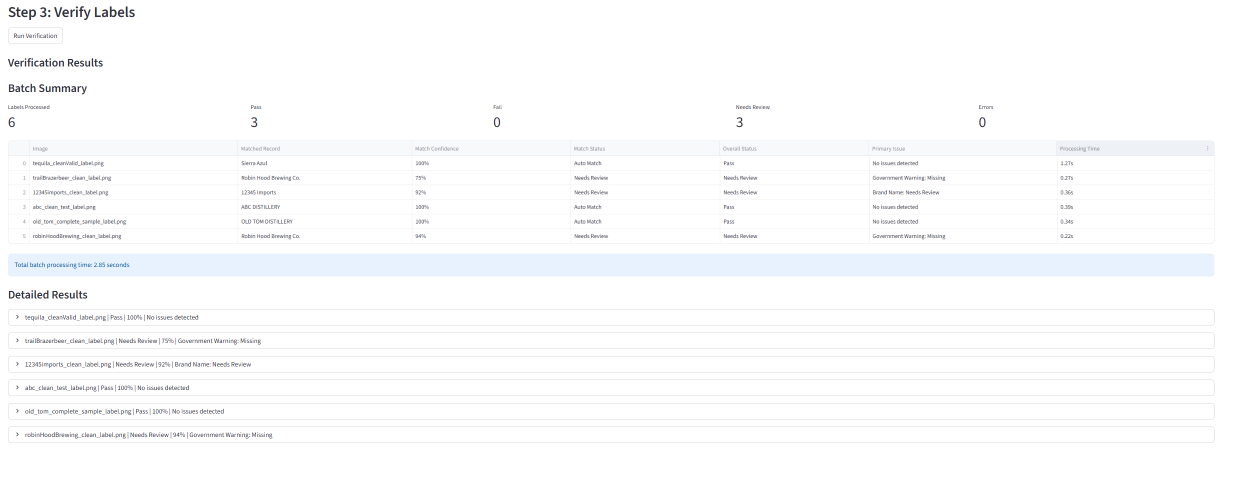
#> input picture media/Clean_batch_test.png, 2467 x 977 px (shown at 1/2 size)
$ python -i ocr_service.py   (imports and definitions only)
#> lines starting #> are read from the running program, lines starting #| are printed output that depends on the picture; after the words box and inside, x2 and y2 are one past the last pixel; in counts of white or black regions, pixels touching at a corner belong together
from PIL import Image
import pytesseract
import cv2
import numpy as np
import re
import time
import os

# [1 line not run here, left out]

if os.name == "nt":
    pytesseract.pytesseract.tesseract_cmd = (
        r"C:\Program Files\Tesseract-OCR\tesseract.exe"
    )

MAX_SECONDS = 5.0
MAX_IMAGE_WIDTH = 1800


def pil_to_cv(image):
    return cv2.cvtColor(np.array(image), cv2.COLOR_RGB2BGR)


def limit_image_size(image):
    width, height = image.size

    if width <= MAX_IMAGE_WIDTH:
        return image

    scale = MAX_IMAGE_WIDTH / width
    new_height = int(height * scale)

    return image.resize((MAX_IMAGE_WIDTH, new_height), Image.LANCZOS)
#> in pil_to_cv, `return cv2.cvtColor(np.array(image), cv2.COLOR_RGB2BGR)`:
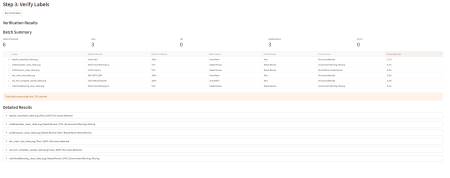
#> returned value: shape (712, 1800, 3) (shown at 1/4 size); mean R, G, B 252.5, 251.7, 251.2


def resize_image(image, scale=2):
#> called with scale = 2
    return cv2.resize(image, None, fx=scale, fy=scale, interpolation=cv2.INTER_CUBIC)
#> returned value: shape (1424, 3600)


def grayscale(image):
    return cv2.cvtColor(image, cv2.COLOR_BGR2GRAY)


def sharpen_image(gray):
    kernel = np.array([[0, -1, 0], [-1, 5, -1], [0, -1, 0]])
    return cv2.filter2D(gray, -1, kernel)


def threshold_image(gray):
    return cv2.adaptiveThreshold(
        gray,
        255,
        cv2.ADAPTIVE_THRESH_GAUSSIAN_C,
        cv2.THRESH_BINARY,
        31,
        11
    )
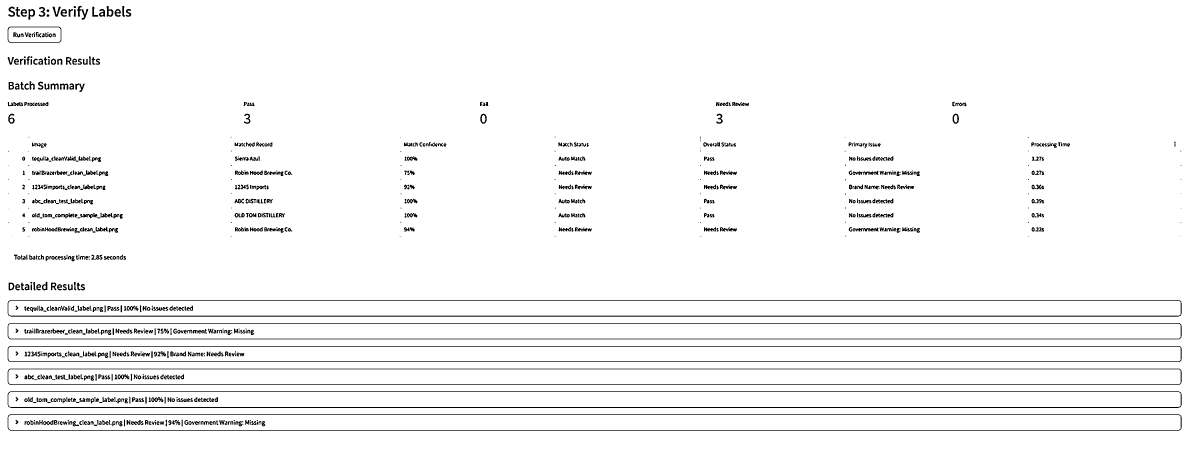
#> returned value: shape (1424, 3600) (shown at 1/3 size); 96.7% white; 886 black regions (134 under 20 px), largest, box (x1, y1, x2, y2) and area: (23, 900, 3545, 950) 17775, (23, 1174, 3545, 1224) 17775, (23, 1038, 3545, 1086) 14277


def otsu_threshold(gray):
    _, processed = cv2.threshold(
        gray,
        0,
        255,
        cv2.THRESH_BINARY + cv2.THRESH_OTSU
    )
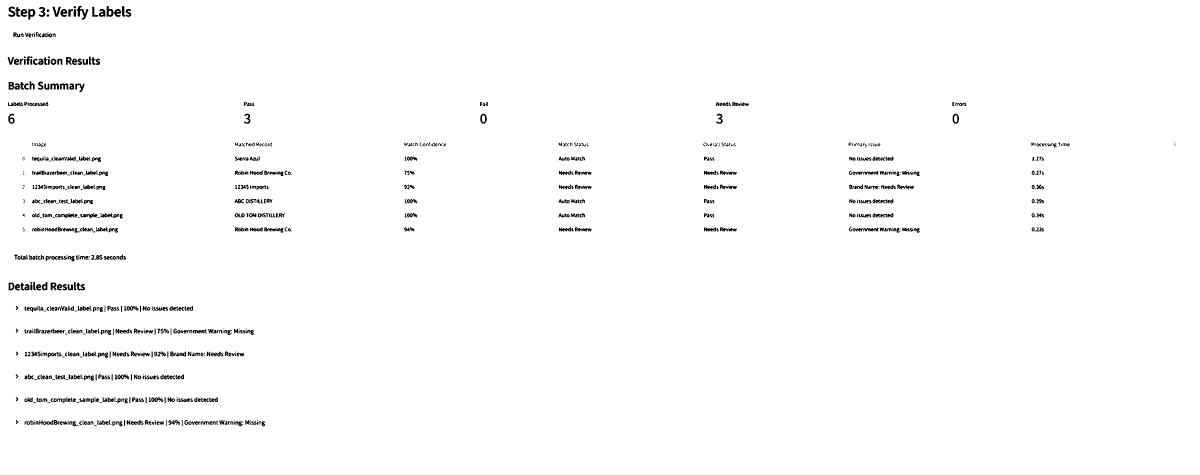
#> processed: shape (1424, 3600) (shown at 1/3 size); 98.5% white; 813 black regions (145 under 20 px), largest, box (x1, y1, x2, y2) and area: (230, 17, 265, 59) 566, (2617, 639, 2680, 652) 447, (793, 682, 850, 698) 421
    return processed


def run_tesseract(image, psm=11):
    config = f"--oem 3 --psm {psm}"
    return pytesseract.image_to_string(image, config=config)


# [72 lines left out: functions clean_ocr_line, merge_ocr_outputs, score_ocr_text, has_core_label_signals, not called in this run]


def extract_text_from_image(uploaded_image) -> str:
    start_time = time.time()

    image = Image.open(uploaded_image).convert("RGB")
    image = limit_image_size(image)

    cv_image = pil_to_cv(image)

    gray_1x = grayscale(cv_image)
    gray_2x = resize_image(gray_1x, 2)

    sharp_2x = sharpen_image(gray_2x)
    threshold_2x = threshold_image(gray_2x)
    otsu_2x = otsu_threshold(gray_2x)

    inverted_gray_2x = cv2.bitwise_not(gray_2x)
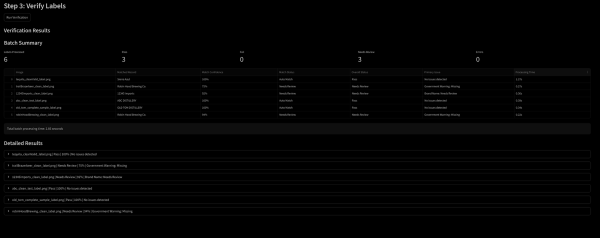
#> inverted_gray_2x: shape (1424, 3600) (shown at 1/6 size); min 0, max 255, mean 3.5
    inverted_threshold_2x = cv2.bitwise_not(threshold_2x)
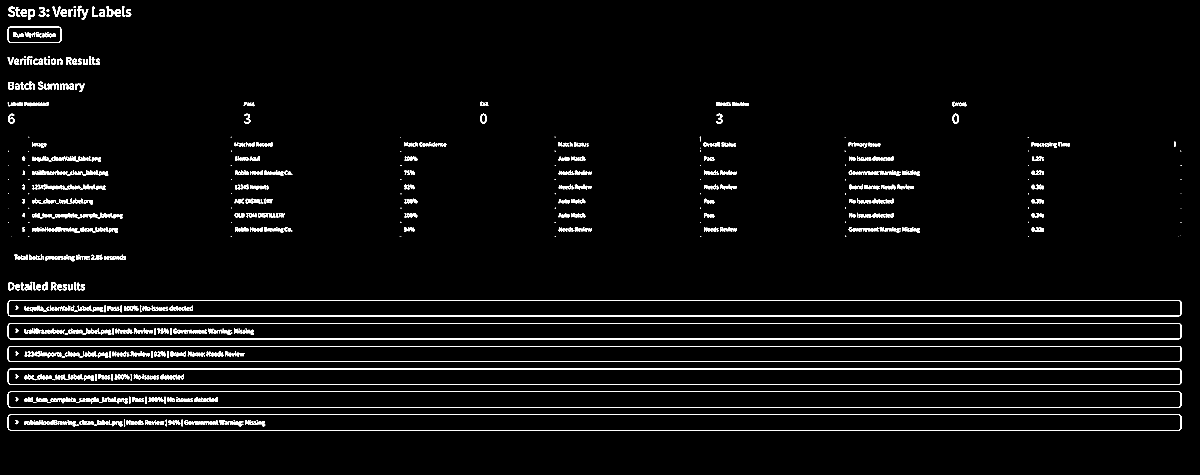
#> inverted_threshold_2x: shape (1424, 3600) (shown at 1/3 size); 3.3% white; 886 white regions (134 under 20 px), largest, box (x1, y1, x2, y2) and area: (23, 900, 3545, 950) 17775, (23, 1174, 3545, 1224) 17775, (23, 1038, 3545, 1086) 14277
    inverted_otsu_2x = cv2.bitwise_not(otsu_2x)
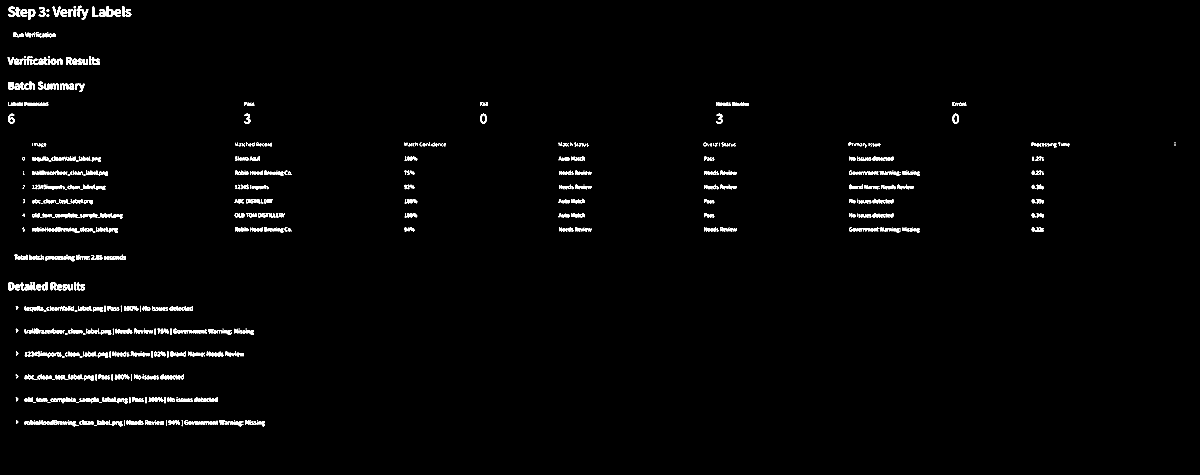
#> inverted_otsu_2x: shape (1424, 3600) (shown at 1/3 size); 1.5% white; 813 white regions (145 under 20 px), largest, box (x1, y1, x2, y2) and area: (230, 17, 265, 59) 566, (2617, 639, 2680, 652) 447, (793, 682, 850, 698) 421

    candidates = [
        ("gray_2x_psm11", gray_2x, 11),
        ("gray_2x_psm6", gray_2x, 6),
        ("sharp_2x_psm11", sharp_2x, 11),
        ("sharp_2x_psm6", sharp_2x, 6),
        ("threshold_2x_psm11", threshold_2x, 11),
        ("threshold_2x_psm6", threshold_2x, 6),
        ("otsu_2x_psm11", otsu_2x, 11),
        ("otsu_2x_psm6", otsu_2x, 6),
        ("inverted_gray_2x_psm11", inverted_gray_2x, 11),
        ("inverted_threshold_2x_psm11", inverted_threshold_2x, 11),
        ("inverted_otsu_2x_psm11", inverted_otsu_2x, 11),
    ]

    text_outputs = []
    best_text = ""
    best_score = -1

    for name, candidate_image, psm in candidates:
        elapsed = time.time() - start_time

        if elapsed >= MAX_SECONDS:
            break

        text = run_tesseract(candidate_image, psm)

        if text and len(text.strip()) > 10:
            text_outputs.append(text)

            combined_text = merge_ocr_outputs(text_outputs)
            combined_score = score_ocr_text(combined_text)

            if combined_score > best_score:
                best_score = combined_score
                best_text = combined_text

            if has_core_label_signals(combined_text):
                return combined_text
#> this loop made 1 pass
#> (name, psm, config in run_tesseract) on pass 1: ('gray_2x_psm11', 11, '--oem 3 --psm 11')
#> after the loop, best_score = -1; best_text = ''; text_outputs = []

    return best_text if best_text else merge_ocr_outputs(text_outputs)

#> (the run stopped early here; a loop or call above may not have finished)
